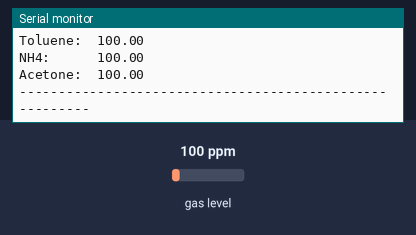
The sketch below on a simulated Arduino Uno, built with avr-gcc and run on an emulated ATmega328P. Shown: the last lines printed to the serial monitor. Inputs (shaded band) come from the test bench; at power-on: gas level 100 ppm.

Above: at 1.2 s.
1.3 s: gas level set to 20 ppm
At 3.2 s:
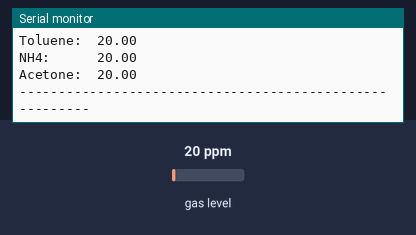
3.5 s: gas level set to 250 ppm
At 5.0 s:
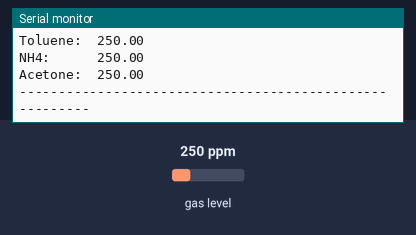
Timing chart, 0 to 6.5 s (numbered marks = the images above; inputs shaded):
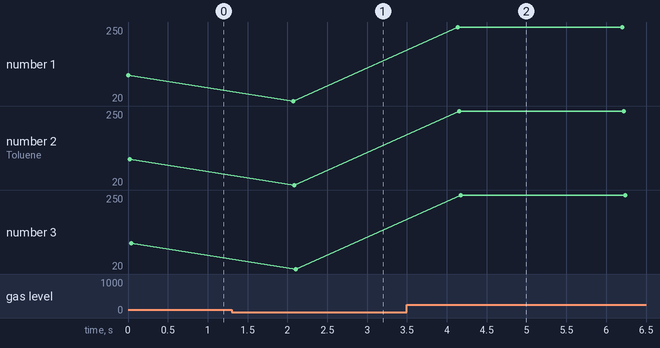

Measured:
- after the input at 1.3 s, the serial monitor: prints a new line after 0.77 s (image 1)
- after the input at 3.5 s, the serial monitor: prints a new line after 0.64 s (image 2)
- plotted number 1: 100 → 20 after the input at 1.3 s, 20 → 250 after the input at 3.5 s
- plotted number 2: 100 → 20 after the input at 1.3 s, 20 → 250 after the input at 3.5 s
- plotted number 3: 100 → 20 after the input at 1.3 s, 20 → 250 after the input at 3.5 s

The sketch:

Mq135.ino.ino
```cpp
#include <Wire.h>
#include <MQUnifiedsensor.h>
#define         Board                   ("Arduino UNO")
#define         Pin135                   (A2)  //Analog input 2 of your arduino
#define         RatioMQ135CleanAir        (3.6) //RS / R0 = 10 ppm
#define         ADC_Bit_Resolution        (10) // 10 bit ADC
#define         Voltage_Resolution        (5) // Volt resolution to calc the voltage
#define         Type                      ("Arduino UNO") //Board used
//Declare Sensor
MQUnifiedsensor MQ135(Board, Voltage_Resolution, ADC_Bit_Resolution, Pin135, Type);


void setup() {
  Serial.begin(9600);
  MQinit();
}

void MQinit(){
  MQ135.init();
  MQ135.setRegressionMethod(1); //_PPM =  a*ratio^b
  MQ135.setR0(9.03);
}
void loop() {

  MQ135.update();
  MQ135.setA(110.47); MQ135.setB(-2.862); //CO2
float CO2 = MQ135.readSensor();

  MQ135.setA(44.947); MQ135.setB(-3.445); // Toluene
float Toluene = MQ135.readSensor();

  MQ135.setA(102.2 ); MQ135.setB(-2.473); //NH4
float NH4 = MQ135.readSensor();

  MQ135.setA(34.668); MQ135.setB(-3.369); //Acetone
float Acetone = MQ135.readSensor();

  Serial.print("CO2:      "); Serial.println(CO2);
  Serial.print("Toluene:  "); Serial.println(Toluene);
  Serial.print("NH4:      "); Serial.println(NH4);
  Serial.print("Acetone:  "); Serial.println(Acetone);
  Serial.println("--------------------------------------------------------");
  delay(2000);
}
```
